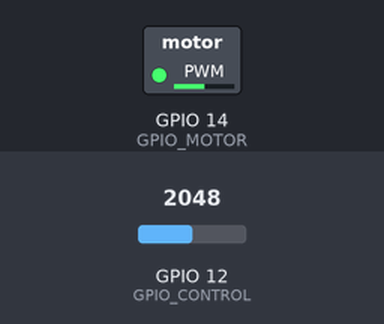
Recording of a sketch running on a simulated ESP32. Parts: switched loads named in the sketch (green lamp = pin HIGH). The inputs (shaded band) are chosen by the test bench; at power-on: GPIO 12 (GPIO_CONTROL) = 2048.

Above: at 1.2 s.
1.3 s: GPIO 12 (GPIO_CONTROL) set to 2866
At 2.3 s:
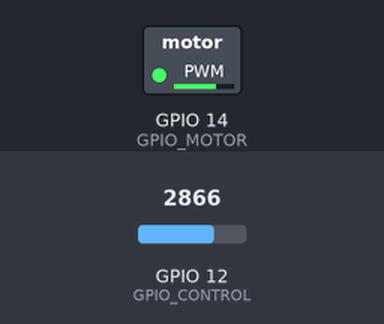
2.8 s: GPIO 12 (GPIO_CONTROL) set to 3603
At 3.4 s:
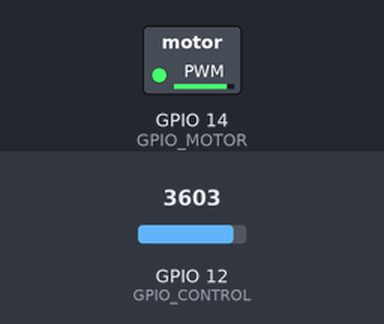
4.3 s: GPIO 12 (GPIO_CONTROL) set to 491
At 4.6 s:
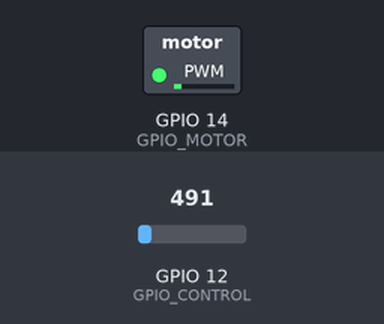
5.8 s: GPIO 12 (GPIO_CONTROL) set to 0
At 6.9 s:
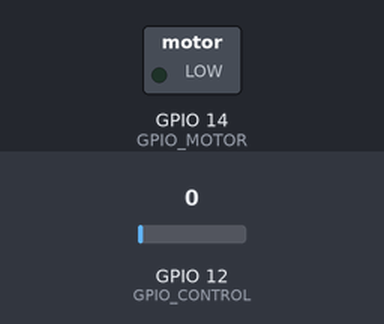
Timing chart, 0 to 8.3 s (numbered marks = the images above; inputs shaded):
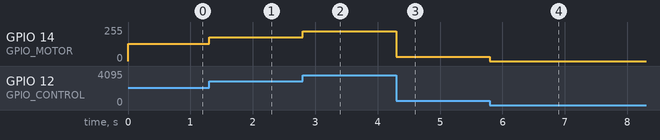

Measured:
- after the input at 1.3 s, GPIO 14 (GPIO_MOTOR): 128/255 → 178/255 at once
- after the input at 2.8 s, GPIO 14 (GPIO_MOTOR): 178/255 → 224/255 at once
- after the input at 4.3 s, GPIO 14 (GPIO_MOTOR): 224/255 → 31/255 at once
- after the input at 5.8 s, GPIO 14 (GPIO_MOTOR): 31/255 → 0/255 at once

The sketch:

Ejercicio_28.ino
```cpp
const int GPIO_MOTOR=14, GPIO_CONTROL=12, FRECUENCIA=20000, RESOLUCION=12;
void setup()
{
  ledcSetup(0, FRECUENCIA, RESOLUCION);
  ledcAttachPin(GPIO_MOTOR, 0);
  pinMode(GPIO_MOTOR,OUTPUT);
  pinMode(GPIO_CONTROL,INPUT_PULLDOWN);
  digitalWrite(GPIO_MOTOR, LOW);
}

void loop()
{
  ledcWrite(0,analogRead(GPIO_CONTROL));
}
```
